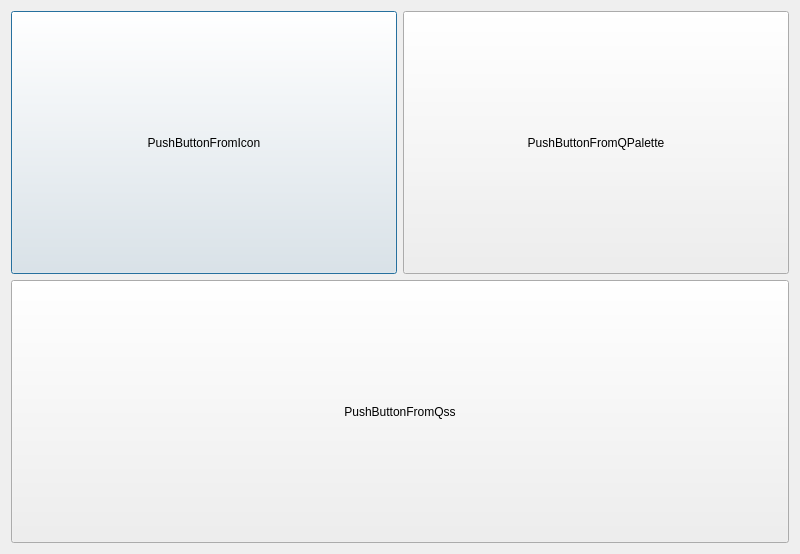
<?xml version="1.0" encoding="UTF-8"?>
<ui version="4.0">
 <class>ButtonImageDialog</class>
 <widget class="QDialog" name="ButtonImageDialog">
  <property name="geometry">
   <rect>
    <x>0</x>
    <y>0</y>
    <width>800</width>
    <height>554</height>
   </rect>
  </property>
  <property name="windowTitle">
   <string>Dialog</string>
  </property>
  <layout class="QGridLayout" name="gridLayout">
   <item row="0" column="0">
    <widget class="QPushButton" name="pushButtonFromIcon">
     <property name="sizePolicy">
      <sizepolicy hsizetype="Preferred" vsizetype="Preferred">
       <horstretch>0</horstretch>
       <verstretch>0</verstretch>
      </sizepolicy>
     </property>
     <property name="text">
      <string>PushButtonFromIcon</string>
     </property>
    </widget>
   </item>
   <item row="0" column="1">
    <widget class="QPushButton" name="pushButtonFromQPalette">
     <property name="sizePolicy">
      <sizepolicy hsizetype="Preferred" vsizetype="Preferred">
       <horstretch>0</horstretch>
       <verstretch>0</verstretch>
      </sizepolicy>
     </property>
     <property name="text">
      <string>PushButtonFromQPalette</string>
     </property>
    </widget>
   </item>
   <item row="1" column="0" colspan="2">
    <widget class="QPushButton" name="pushButtonFromQss">
     <property name="sizePolicy">
      <sizepolicy hsizetype="Preferred" vsizetype="Preferred">
       <horstretch>0</horstretch>
       <verstretch>0</verstretch>
      </sizepolicy>
     </property>
     <property name="styleSheet">
      <string notr="true">*{border-image: url(:/image/主菜单-normal.png);}
*:hover,*:checked{border-image: url(:/image/主菜单-click.png);}</string>
     </property>
     <property name="text">
      <string>PushButtonFromQss</string>
     </property>
     <property name="checkable">
      <bool>true</bool>
     </property>
    </widget>
   </item>
  </layout>
 </widget>
 <resources/>
 <connections/>
</ui>
